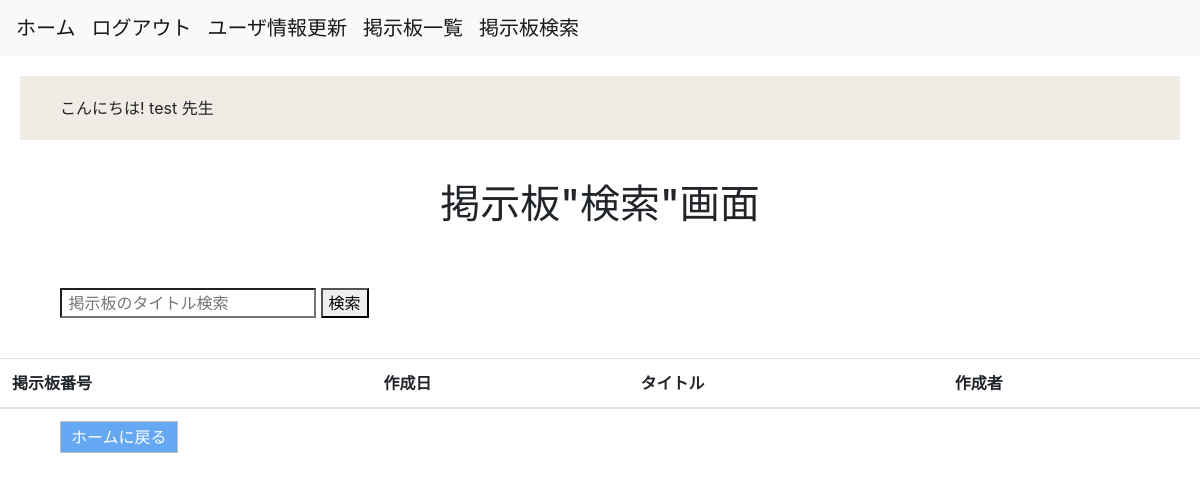
The app's page /boards/search_themes (signed in), older data.
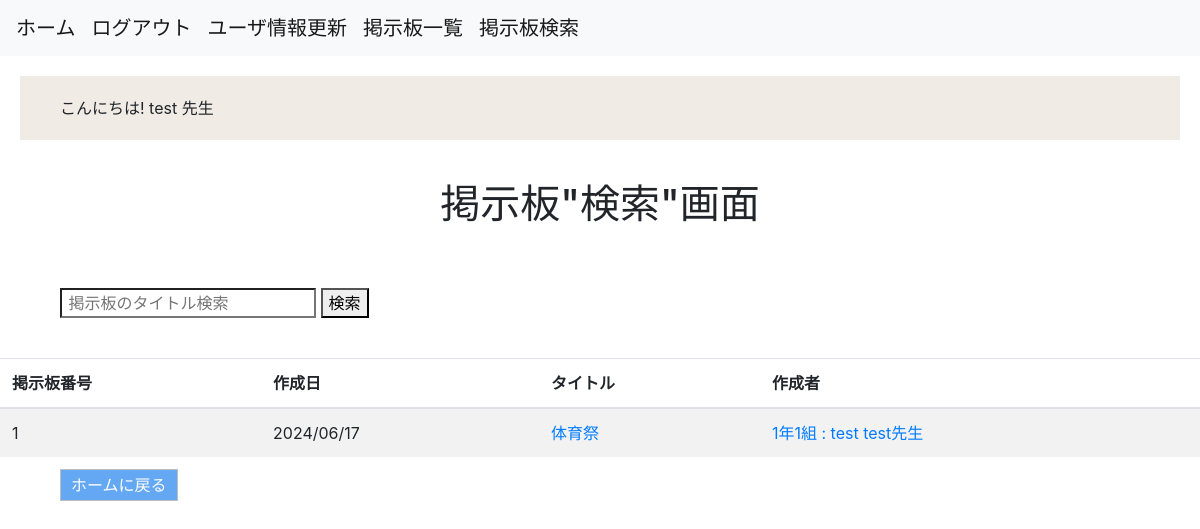
The same page, newer data.
### boards/models.py (models this page shows)
class Themes(models.Model):
    title = models.CharField(max_length=255)
    created_at = models.DateField(auto_now_add=True)
    updated_at = models.DateField(auto_now=True)
    user = models.ForeignKey(
        'accounts.Users', on_delete=models.CASCADE
    )
    objects = ThemesManager()
    class Meta:
        db_table = 'themes'

### accounts/models.py (models this page shows)
class Users(AbstractBaseUser, PermissionsMixin):
    school_id = models.IntegerField(unique=True) #学籍番号
    class_id = models.IntegerField(blank=True, null=True) #出席番号、教師は出席番号をもたないため、必須にはしない。
    first_name = models.CharField(max_length=150) #姓
    last_name = models.CharField(max_length=150) #名
    first_name_phonetic = models.CharField(max_length=150) #姓ふりがな
    last_name_phonetic = models.CharField(max_length=150) #名ふりがな
    birthday = models.DateField() #誕生日
    school_grade = models.PositiveIntegerField(blank=True, null=True) #学年
    school_class = models.PositiveIntegerField(blank=True, null=True) #組
    email = models.EmailField(max_length=150, blank=True, null=True) #学生はメアド持ってない場合があることを想定して必須項目にしない。
    club = models.CharField(max_length=150, null=True) #帰宅部想定でnull=True
    is_active = models.BooleanField(default=True) #認証登録は今回は省くためdefault=True
    is_staff = models.BooleanField(default=False)
    created_at = models.DateTimeField(auto_now_add=True) #登録日時
    updated_at = models.DateTimeField(auto_now=True) #更新日時
    GENDER_CHOICES = (
        ('man', 'Man'),
        ('woman', 'Woman'),
    )
    STATUS_CHOICES = (
        ('teacher', 'Teacher'),
        ('student', 'Student'),
        ('parent', 'Parent'),
    )
    gender = models.CharField(max_length=50, choices=GENDER_CHOICES) #性別
    status = models.CharField(max_length=50, choices=STATUS_CHOICES) #立場
    USERNAME_FIELD = 'school_id'
    REQUIRED_FIELDS = ['first_name', 'last_name','status','birthday']
    objects = UserManager()
    class Meta:
        db_table = 'users'
    def __str__(self):
        return f'{self.school_grade}年{self.school_class}組 : {self.first_name} {self.last_name}'

### boards/views.py (the view)
# urls.py: path('search_themes', views.search_themes, name='search_themes'),
def search_themes(request):
    queryset = Themes.objects.fetch_all_themes() #querysetにThemesモデルのデータを全て格納
    query = request.GET.get('query') #query(検索に入力された言葉)を取得
    if query: #もし検索ワードあれば
        queryset = queryset.filter(title__icontains=query) #タイトルを検索ワードでフィルターかけてthemesデータを抽出
    return render(
    request, 'boards/search_themes.html', context={
        'query': query,
        'queryset': queryset,
        }
    )

### boards/models.py (called while the page is built)
    def fetch_all_themes(self):
        return self.order_by('id').all()

### templates/boards/search_themes.html (shortened to what this page needs)
{% extends "base.html" %}
{% block content %}
<h1>掲示板"検索"画面</h1>
<form method="GET">
<div>
<input type="search" value="{{ request.GET.query }}"
         name="query" type="text"
         placeholder=" 掲示板のタイトル検索 ">
<button>検索</button>
</div>
<table class="table table-striped table-hover">
    <thead>
        <tr>
            <th>掲示板番号</th>
            <th>作成日</th>
            <th>タイトル</th>
            <th>作成者</th>
        </tr>
    </thead>
    <tbody>
    {% for theme in queryset %}
        <tr>
            <td>{{ forloop.counter }}</td>
            <td>{{ theme.created_at|date:"Y/m/d" }}</td>
            <td><a href="{% url 'boards:post_comments' theme_id=theme.id %}">{{ theme.title }}</a></td>
            {% if theme.user.id == user.id %}
                <td><a href="{% url 'boards:edit_theme' id=theme.id %}">{{ theme.user }}先生</a></td>
            {% else %}
                <td>{{ theme.user }}</td>
            {% endif %}
        </tr>
    {% endfor %}
    </tbody>
</table>
<a class="return-button" href="{% url 'accounts:home' %}">ホームに戻る</a>
{% endblock %}

Row changes from the older to the newer data that the page shows:
added Themes: created_at "2024/06/17", title "体育祭", user "1年1組 : test test"
